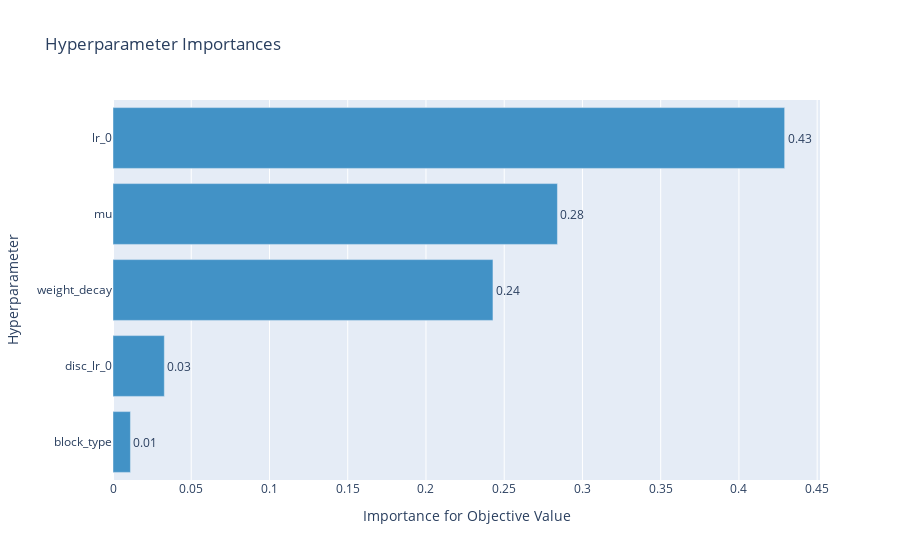

The cell this chart's notebook holds for it:
### Code cell
from optuna.visualization import plot_param_importances
plot_param_importances(study)

### Figure 1 — Plotly figure (JSON) as saved in the notebook; plotly's stock layout.template omitted (floating-point values rounded to 4 significant figures)
{"data": [{"cliponaxis": false, "hovertemplate": ["block_type (CategoricalDistribution): 0.01115153650681572<extra></extra>", "disc_lr_0 (CategoricalDistribution): 0.03280497738913493<extra></extra>", "weight_decay (FloatDistribution): 0.24281133751644657<extra></extra>", "mu (FloatDistribution): 0.2840152228567175<extra></extra>", "lr_0 (CategoricalDistribution): 0.4292169257308852<extra></extra>"], "marker": {"color": "rgb(66,146,198)"}, "orientation": "h", "text": ["0.01", "0.03", "0.24", "0.28", "0.43"], "textposition": "outside", "x": [0.01115, 0.0328, 0.2428, 0.284, 0.4292], "y": ["block_type", "disc_lr_0", "weight_decay", "mu", "lr_0"], "type": "bar"}], "layout": {"showlegend": false, "title": {"text": "Hyperparameter Importances"}, "xaxis": {"title": {"text": "Importance for Objective Value"}}, "yaxis": {"title": {"text": "Hyperparameter"}}}}
